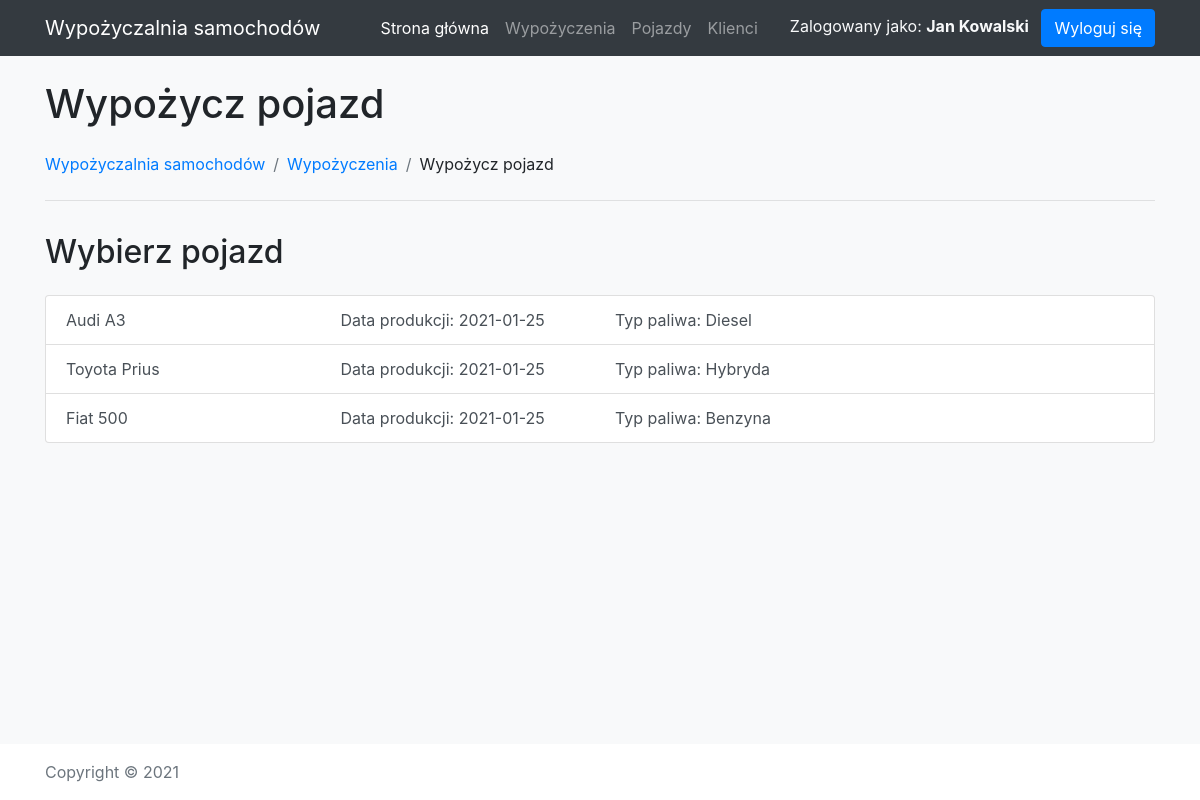
/add-rental.php?segment=A (signed in), run on the app's committed database.
### tables this page shows
CREATE TABLE vehicles (
    id INT NOT NULL AUTO_INCREMENT PRIMARY KEY,
    manufacturer VARCHAR(124),
    model VARCHAR(124),
    segment VARCHAR(64),
    describtion VARCHAR(124),
    production_date DATE,
    first_registration_date DATE,
    color VARCHAR(124),
    doors_count INT,
    engine_displacement DOUBLE,
    fuel_type VARCHAR(32)
);

### add-rental.php (the view, shortened to what this page needs)
<?php
require_once('./common/bootstrap.php');
require_once('templates/header.php');
$segment = $_GET['segment'] ?? $_POST['segment'] ?? null;
$vehicleId = $_GET['vehicleId'] ?? $_POST['vehicleId'] ?? null;
$customerId = $_GET['customerId'] ?? $_POST['customerId'] ?? null;
$fromDate = $_GET['fromDate'] ?? $_POST['fromDate'] ?? null;
$toDate = $_GET['toDate'] ?? $_POST['toDate'] ?? null;
function segmentStep() { ?>
<?php }
function vehicleStep() {
    global $dbConnection, $segment;
    $segmentEscaped = $dbConnection->real_escape_string($segment);
    $sql = "SELECT * FROM vehicles WHERE segment = '$segmentEscaped'";
    $vehicles = $dbConnection->query($sql)->fetch_all(MYSQLI_ASSOC);
    ?>
    <h2 class="mb-4">Wybierz pojazd</h2>
    <div class="list-group">
        <?php foreach($vehicles as $vehicle): ?>
            <a href="add-rental.php?vehicleId=<?=$vehicle['id']?>" class="list-group-item list-group-item-action">
                <div class="row">
                    <div class="col-3">
                        <?=$vehicle['manufacturer'].' '.$vehicle['model']?>
                    </div>
                    <div class="col-3">
                        Data produkcji: <?=$vehicle['production_date']?>
                    </div>
                    <div class="col-3">
                        Typ paliwa: <?=PETROL_TYPE[$vehicle['fuel_type']]?>
                    </div>
                </div>
            </a>
        <?php endforeach ?>
    </div>
    <?php
}
    ?>
    <?php
if (!$segment && !$vehicleId) {
    segmentStep();
} elseif (!$vehicleId) {
    vehicleStep();
} elseif (!$customerId) {
    customerStep();
} elseif (!$fromDate || !$toDate) {
    dateRangeStep();
} else {
    summaryStep();
}
require_once('templates/footer.php');

### data on the page
vehicles: manufacturer "Audi", model "A3", production_date "2021-01-25", fuel_type "Diesel"
vehicles: manufacturer "Toyota", model "Prius", production_date "2021-01-25", fuel_type "Hybryda"
vehicles: manufacturer "Fiat", model "500", production_date "2021-01-25", fuel_type "Benzyna"

### other printed values
$_SESSION['loggedUser']['firstName'] "Jan"
$_SESSION['loggedUser']['lastName'] "Kowalski"
$params['title'] "Wypożycz pojazd"
$breadcrumb['label'] "Wypożyczalnia samochodów"
$breadcrumb['label'] "Wypożyczenia"
$breadcrumb['label'] "Wypożycz pojazd"
